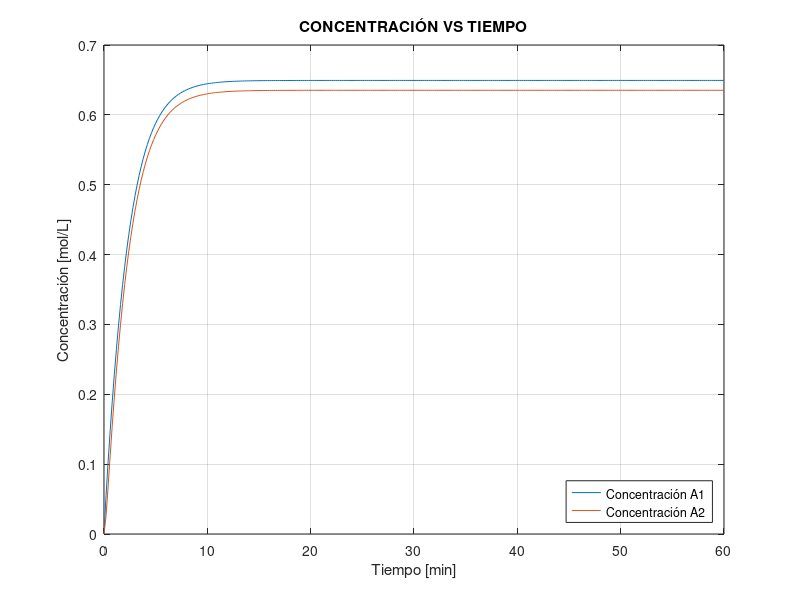

Reproduce this figure in MATLAB. (Note: this script raises an error after producing the figure.)
% Ejemplo 1 - Concentracion tanques - 2182467 - Brayan Steven Quitián 
% Espinosa 
% 15/12/2021 - Ingenieria computacional - H1.
    clc
    clear
% A nivel industrial el mezclado es importante durante el proceso de 
% reacción, sin embargo, en algunas ocasiones se tienen problemas en 
% alcanzar un mezclado perfecto. Para modelar este tipo de situaciones se 
% puede utilizar dos o más reactores con recirculación entre ellos, como 
% se muestra en la figura. 

% En este sistema se lleva a cabo una reacción isotérmica irreversible del 
% tipo de orden 1,8 con respecto al reactante A. con los datos 
% suministrados, calcule la concentración del reactante A en los reactores 
% 1 y 2 (CA1 y CA2, respectivamente) durante el tiempo necesario para 
% alcanzar el régimen permanente.

% ECUACIÓN PARA BALANCE DE REACCION POR COMPONENTE (A):
    % A = Entrada - Salida + Genera - Consume
    % dCa1/dt = (F/V1)(Ca0-Ca1)+(Fr/V1)(Ca2-Ca1)-kCa1^(1.8)
    % dCa2/dt = ((F+Fr)/V2)(Ca1-Ca2)-kCa2^(1.8)

% VALORES INICIALES DEL PROBLEMA
    F = 25;                     %L/min
    Fr = 100;                   %L/min
    Ca0 = 1;                    %mol/L
    k = 0.2;                    %(L/mol)^0.8*min^-1
    V1 = 80;                    %L
    V2 = 20;                    %L
    Ca10 = 0;                   %mol/L 
    Ca20 = 0;                   %mol/L

% RUNGE KUTTA ORDEN 4 -----------------------------------------------------
    h = 0.2; t = 0:h:60; n = length(t);
    x = Ca10; y = Ca20;
    for i=1:n-1
        k1 = h*((F/V1)*(Ca0-x(i))+(Fr/V1)*(y(i)-x(i))-k*(x(i)^(1.8)));
        l1 = h*(((F+Fr)/V2)*(x(i)-y(i))-k*(y(i)^(1.8)));
        k2 = h*((F/V1)*(Ca0-(x(i)+k1/2))+(Fr/V1)*((y(i)+l1/2)-(x(i)+k1/2))-k*((x(i)+k1/2)^(1.8)));
        l2 = h*(((F+Fr)/V2)*((x(i)+k1/2)-(y(i)+l1/2))-k*((y(i)+l1/2)^(1.8)));
        k3 = h*((F/V1)*(Ca0-(x(i)+k2/2))+(Fr/V1)*((y(i)+l2/2)-(x(i)+k2/2))-k*((x(i)+k2/2)^(1.8)));
        l3 = h*(((F+Fr)/V2)*((x(i)+k2/2)-(y(i)+l2/2))-k*((y(i)+l2/2)^(1.8)));
        k4 = h*((F/V1)*(Ca0-(x(i)+k3))+(Fr/V1)*((y(i)+l3)-(x(i)+k3))-k*((x(i)+k3)^(1.8)));
        l4 = h*(((F+Fr)/V2)*((x(i)+k3)-(y(i)+l3))-k*((y(i)+l3)^(1.8)));
        x(i+1) = x(i)+(1/6)*(k1+2*k2+2*k3+k4);
        y(i+1) = y(i)+(1/6)*(l1+2*l2+2*l3+l4);
    end
%--------------------------------------------------------------------------

% GRAFICA
    plot(t,x,t,y)
    grid
    title('CONCENTRACIÓN VS TIEMPO')
    xlabel('Tiempo [min]')
    ylabel('Concentración [mol/L]')
    legend({'Concentración A1', 'Concentración A2'},'Location','southeast')

% TABLA    
    Concentracion_A1 = reshape(x,[n,1]);
    Concentracion_A2 = reshape(y,[n,1]);
    Tiempo = reshape(t,[n,1]);
    table(Tiempo, Concentracion_A1, Concentracion_A2)

% FIN
